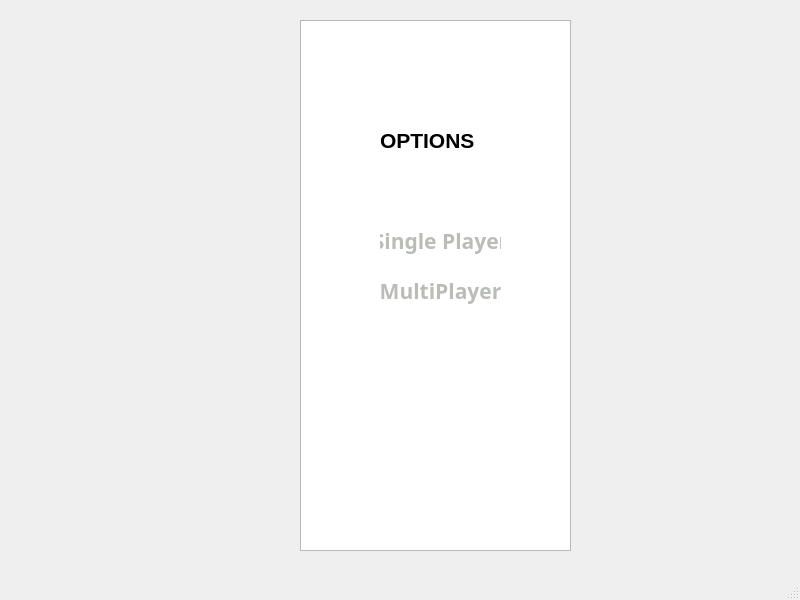
<?xml version="1.0" encoding="UTF-8"?>
<ui version="4.0">
 <class>options</class>
 <widget class="QMainWindow" name="options">
  <property name="geometry">
   <rect>
    <x>0</x>
    <y>0</y>
    <width>800</width>
    <height>600</height>
   </rect>
  </property>
  <property name="windowTitle">
   <string>MainWindow</string>
  </property>
  <widget class="QWidget" name="centralwidget">
   <widget class="QLabel" name="label">
    <property name="geometry">
     <rect>
      <x>380</x>
      <y>120</y>
      <width>131</width>
      <height>41</height>
     </rect>
    </property>
    <property name="text">
     <string>&lt;html&gt;&lt;head/&gt;&lt;body&gt;&lt;p&gt;&lt;span style=&quot; font-size:16pt; font-weight:600;&quot;&gt;OPTIONS&lt;/span&gt;&lt;/p&gt;&lt;/body&gt;&lt;/html&gt;</string>
    </property>
   </widget>
   <widget class="QPushButton" name="pushButton">
    <property name="geometry">
     <rect>
      <x>380</x>
      <y>220</y>
      <width>121</width>
      <height>41</height>
     </rect>
    </property>
    <property name="font">
     <font>
      <family>Chilanka</family>
      <pointsize>16</pointsize>
      <weight>75</weight>
      <bold>true</bold>
     </font>
    </property>
    <property name="styleSheet">
     <string notr="true">#pushButton{
background-color: transparent
;color: rgb(186, 189, 182)
;border: default;
}
#pushButton::hover{
color: rgb(0, 255, 140)
;border: none;
}
#pushButton::pressed{
color: orange;
border: default;
}</string>
    </property>
    <property name="text">
     <string>Single Player</string>
    </property>
   </widget>
   <widget class="QPushButton" name="pushButton_2">
    <property name="geometry">
     <rect>
      <x>380</x>
      <y>270</y>
      <width>121</width>
      <height>41</height>
     </rect>
    </property>
    <property name="font">
     <font>
      <family>Chilanka</family>
      <pointsize>16</pointsize>
      <weight>75</weight>
      <bold>true</bold>
     </font>
    </property>
    <property name="styleSheet">
     <string notr="true">#pushButton_2{
background-color: transparent
;color: rgb(186, 189, 182)
;border: default;
}
#pushButton_2::hover{
color: rgb(0, 255, 140)
;border: none;
}
#pushButton_2::pressed{
color: orange;
border: default;
}</string>
    </property>
    <property name="text">
     <string>MultiPlayer</string>
    </property>
   </widget>
   <widget class="QGraphicsView" name="graphicsView">
    <property name="geometry">
     <rect>
      <x>300</x>
      <y>20</y>
      <width>271</width>
      <height>531</height>
     </rect>
    </property>
   </widget>
   <widget class="QLabel" name="label_options">
    <property name="geometry">
     <rect>
      <x>300</x>
      <y>20</y>
      <width>271</width>
      <height>531</height>
     </rect>
    </property>
    <property name="text">
     <string>TextLabel</string>
    </property>
   </widget>
   <zorder>label_options</zorder>
   <zorder>graphicsView</zorder>
   <zorder>label</zorder>
   <zorder>pushButton</zorder>
   <zorder>pushButton_2</zorder>
  </widget>
  <widget class="QMenuBar" name="menubar">
   <property name="geometry">
    <rect>
     <x>0</x>
     <y>0</y>
     <width>800</width>
     <height>22</height>
    </rect>
   </property>
  </widget>
  <widget class="QStatusBar" name="statusbar"/>
 </widget>
 <resources/>
 <connections/>
</ui>
